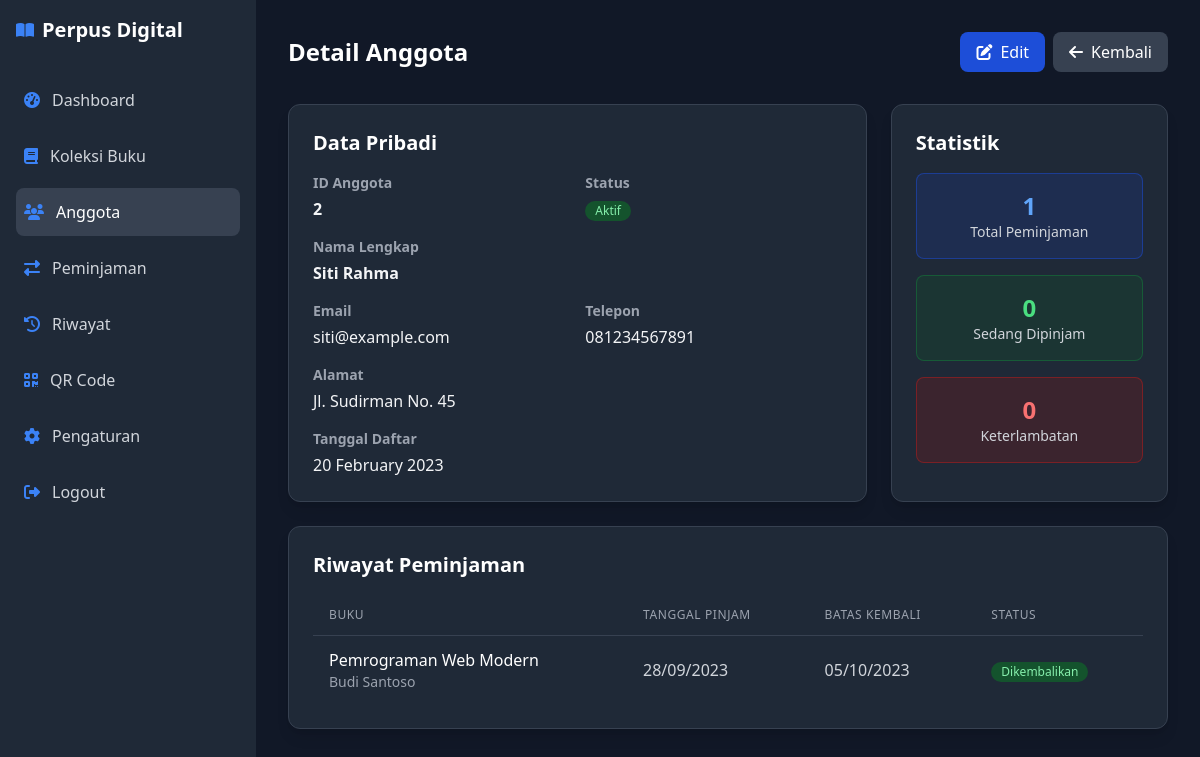
/detail_anggota.php?id=2 (signed in), run on the app's committed database.
### tables this page shows
CREATE TABLE anggota (
    id_anggota INT AUTO_INCREMENT PRIMARY KEY,
    nama VARCHAR(100) NOT NULL,
    email VARCHAR(100) UNIQUE NOT NULL,
    telepon VARCHAR(15),
    alamat TEXT,
    tanggal_daftar DATE,
    status ENUM('Aktif', 'Nonaktif') DEFAULT 'Aktif'
);

CREATE TABLE peminjaman (
    id_peminjaman INT AUTO_INCREMENT PRIMARY KEY,
    id_buku INT,
    id_anggota INT,
    tanggal_pinjam DATE,
    tanggal_kembali DATE,
    status ENUM('Dipinjam', 'Dikembalikan', 'Terlambat') DEFAULT 'Dipinjam',
    FOREIGN KEY (id_buku) REFERENCES buku(id_buku),
    FOREIGN KEY (id_anggota) REFERENCES anggota(id_anggota)
);

CREATE TABLE buku (
    id_buku INT AUTO_INCREMENT PRIMARY KEY,
    judul VARCHAR(200) NOT NULL,
    pengarang VARCHAR(100) NOT NULL,
    id_kategori INT,
    isbn VARCHAR(20),
    tahun_terbit YEAR,
    penerbit VARCHAR(100),
    deskripsi TEXT,
    stok INT DEFAULT 1,
    gambar VARCHAR(255),
    FOREIGN KEY (id_kategori) REFERENCES kategori(id_kategori)
);

### detail_anggota.php (the view, shortened to what this page needs)
<?php
require_once 'config.php';
$id_anggota = $_GET['id'] ?? 0;
$anggota = $pdo->prepare("SELECT * FROM anggota WHERE id_anggota = ?");
$anggota->execute([$id_anggota]);
$data_anggota = $anggota->fetch(PDO::FETCH_ASSOC);
$riwayat_peminjaman = $pdo->prepare("
    SELECT p.*, b.judul, b.pengarang
    FROM peminjaman p
    JOIN buku b ON p.id_buku = b.id_buku
    WHERE p.id_anggota = ?
    ORDER BY p.tanggal_pinjam DESC
");
$riwayat_peminjaman->execute([$id_anggota]);
$riwayat = $riwayat_peminjaman->fetchAll(PDO::FETCH_ASSOC);
$total_peminjaman = count($riwayat);
$sedang_dipinjam = 0;
$terlambat = 0;
?>
<!DOCTYPE html>
<html lang="id">
<head>
    <script src="https://cdn.tailwindcss.com"></script>
    <link rel="stylesheet" href="https://cdnjs.cloudflare.com/ajax/libs/font-awesome/6.4.0/css/all.min.css">
</head>
<body class="bg-gray-900 text-gray-100">
    <div class="flex">
        <div class="w-64 bg-gray-800 text-gray-100 min-h-screen p-4">
            <?php include 'sidebar.php'; ?>
        </div>
        <div class="flex-1 p-8">
            <div class="flex justify-between items-center mb-8">
                <h1 class="text-2xl font-bold text-white">Detail Anggota</h1>
                <div class="flex space-x-2">
                    <a href="edit_anggota.php?id=<?= $data_anggota['id_anggota'] ?>"
                       class="bg-blue-700 text-white px-4 py-2 rounded-lg hover:bg-blue-600 flex items-center space-x-2 transition-colors">
                        <i class="fas fa-edit"></i>
                        <span>Edit</span>
                    </a>
                    <a href="anggota.php" class="bg-gray-700 text-white px-4 py-2 rounded-lg hover:bg-gray-600 flex items-center space-x-2 transition-colors">
                        <i class="fas fa-arrow-left"></i>
                        <span>Kembali</span>
                    </a>
                </div>
            </div>
            <div class="grid grid-cols-1 lg:grid-cols-3 gap-6 mb-6">
                <div class="bg-gray-800 rounded-xl shadow-lg p-6 lg:col-span-2 border border-gray-700">
                    <h2 class="text-xl font-bold mb-4 text-white">Data Pribadi</h2>
                    <div class="grid grid-cols-1 md:grid-cols-2 gap-4">
                        <div>
                            <label class="block text-gray-400 text-sm font-bold mb-1">ID Anggota</label>
                            <p class="text-gray-100 font-semibold"><?= $data_anggota['id_anggota'] ?></p>
                        </div>
                        <div>
                            <label class="block text-gray-400 text-sm font-bold mb-1">Status</label>
                            <span class="inline-flex items-center px-2.5 py-0.5 rounded-full text-xs font-medium
                                <?= $data_anggota['status'] == 'Aktif' ? 'bg-green-900 text-green-300' : 'bg-red-900 text-red-300' ?>">
                                <?= $data_anggota['status'] ?>
                            </span>
                        </div>
                        <div class="md:col-span-2">
                            <label class="block text-gray-400 text-sm font-bold mb-1">Nama Lengkap</label>
                            <p class="text-gray-100 font-semibold"><?= htmlspecialchars($data_anggota['nama']) ?></p>
                        </div>
                        <div>
                            <label class="block text-gray-400 text-sm font-bold mb-1">Email</label>
                            <p class="text-gray-100"><?= $data_anggota['email'] ?></p>
                        </div>
                        <div>
                            <label class="block text-gray-400 text-sm font-bold mb-1">Telepon</label>
                            <p class="text-gray-100"><?= $data_anggota['telepon'] ?: '-' ?></p>
                        </div>
                        <div class="md:col-span-2">
                            <label class="block text-gray-400 text-sm font-bold mb-1">Alamat</label>
                            <p class="text-gray-100"><?= $data_anggota['alamat'] ? nl2br(htmlspecialchars($data_anggota['alamat'])) : '-' ?></p>
                        </div>
                        <div>
                            <label class="block text-gray-400 text-sm font-bold mb-1">Tanggal Daftar</label>
                            <p class="text-gray-100"><?= date('d F Y', strtotime($data_anggota['tanggal_daftar'])) ?></p>
                        </div>
                    </div>
                </div>
                <div class="bg-gray-800 rounded-xl shadow-lg p-6 border border-gray-700">
                    <h2 class="text-xl font-bold mb-4 text-white">Statistik</h2>
                    <div class="space-y-4">
                        <div class="text-center p-4 bg-blue-900/30 rounded-lg border border-blue-700/50">
                            <div class="text-2xl font-bold text-blue-400"><?= $total_peminjaman ?></div>
                            <div class="text-sm text-gray-300">Total Peminjaman</div>
                        </div>
                        <div class="text-center p-4 bg-green-900/30 rounded-lg border border-green-700/50">
                            <div class="text-2xl font-bold text-green-400"><?= $sedang_dipinjam ?></div>
                            <div class="text-sm text-gray-300">Sedang Dipinjam</div>
                        </div>
                        <div class="text-center p-4 bg-red-900/30 rounded-lg border border-red-700/50">
                            <div class="text-2xl font-bold text-red-400"><?= $terlambat ?></div>
                            <div class="text-sm text-gray-300">Keterlambatan</div>
                        </div>
                    </div>
                </div>
            </div>
            <div class="bg-gray-800 rounded-xl shadow-lg p-6 border border-gray-700">
                <h2 class="text-xl font-bold mb-4 text-white">Riwayat Peminjaman</h2>
                <?php if (empty($riwayat)): ?>
                <div class="text-center py-8 text-gray-400">
                    <i class="fas fa-history text-4xl mb-4"></i>
                    <p>Belum ada riwayat peminjaman</p>
                </div>
                <?php else: ?>
                <div class="overflow-x-auto">
                    <table class="min-w-full divide-y divide-gray-700">
                        <thead>
                            <tr>
                                <th class="px-4 py-3 text-left text-xs font-medium text-gray-400 uppercase tracking-wider">Buku</th>
                                <th class="px-4 py-3 text-left text-xs font-medium text-gray-400 uppercase tracking-wider">Tanggal Pinjam</th>
                                <th class="px-4 py-3 text-left text-xs font-medium text-gray-400 uppercase tracking-wider">Batas Kembali</th>
                                <th class="px-4 py-3 text-left text-xs font-medium text-gray-400 uppercase tracking-wider">Status</th>
                            </tr>
                        </thead>
                        <tbody class="divide-y divide-gray-700">
                            <?php foreach($riwayat as $r):
                                $terlambat = strtotime($r['tanggal_kembali']) < time() && $r['status'] == 'Dipinjam';
                                $status_class = $r['status'] == 'Dikembalikan' ? 'bg-green-900 text-green-300' :
                                              ($terlambat || $r['status'] == 'Terlambat' ? 'bg-red-900 text-red-300' : 'bg-yellow-900 text-yellow-300');
                            ?>
                            <tr class="hover:bg-gray-750 transition-colors">
                                <td class="px-4 py-3">
                                    <div class="font-medium text-white"><?= htmlspecialchars($r['judul']) ?></div>
                                    <div class="text-sm text-gray-400"><?= $r['pengarang'] ?></div>
                                </td>
                                <td class="px-4 py-3 text-gray-300"><?= date('d/m/Y', strtotime($r['tanggal_pinjam'])) ?></td>
                                <td class="px-4 py-3 <?= $terlambat ? 'text-red-400 font-bold' : 'text-gray-300' ?>">
                                    <?= $r['tanggal_kembali'] ? date('d/m/Y', strtotime($r['tanggal_kembali'])) : '-' ?>
                                </td>
                                <td class="px-4 py-3">
                                    <span class="inline-flex items-center px-2.5 py-0.5 rounded-full text-xs font-medium <?= $status_class ?>">
                                        <?= $terlambat ? 'Terlambat' : $r['status'] ?>
                                    </span>
                                </td>
                            </tr>
                            <?php endforeach; ?>
                        </tbody>
                    </table>
                </div>
                <?php endif; ?>
            </div>
        </div>
    </div>
</body>
</html>

### data on the page
anggota: id_anggota "2", status "Aktif", nama "Siti Rahma", email "siti@example.com", telepon "081234567891", alamat "Jl. Sudirman No. 45", tanggal_daftar "20 February 2023"
peminjaman: id_buku.judul "Pemrograman Web Modern", id_buku.pengarang "Budi Santoso", tanggal_pinjam "28/09/2023", tanggal_kembali "05/10/2023", status "Dikembalikan"

### other printed values
$total_peminjaman "1"
$sedang_dipinjam "0"
$terlambat "0"
